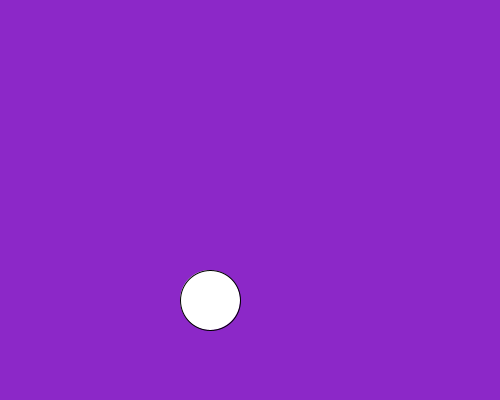
Frame 1 (no input)
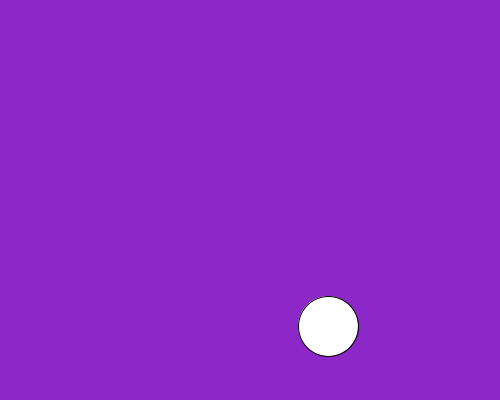
Frame 60 (the mouse pressed at the canvas centre just before this capture)
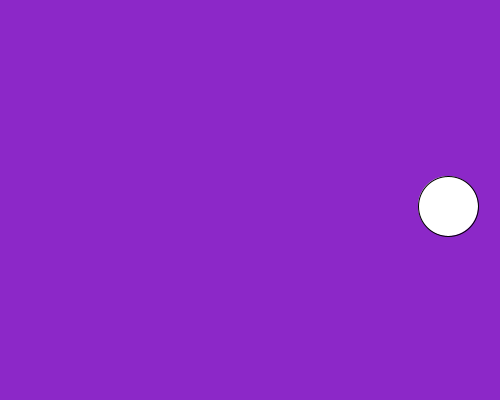
Frame 120 (the mouse held since frame 60 and released just before this capture)

The Processing sketch that drew these frames (run headless with seeded random() and noise(); from frame 60 on, the mouse is pressed at the canvas centre):

// Processing sketch: processing_70895
// ── processing_70895.pde

// Ben Norskov
// Code for Circle Bounce Homework
// 9/18/12
int circle_x = 210;
int circle_y = 300;//where the circle is onscreen
int circle_radius = 30; //how big is it?
int circle_x_speed = 2;
int circle_y_speed = 2;//how fast does it move?

void setup() {
  size(500, 400);
};
void draw() {
  background(140, 40, 200); //our giant eraser in the sky
  ellipse(circle_x, circle_y, circle_radius*2, circle_radius*2);
  //
  //////  //////  //////  //////  //////  //////  //////  //////  MOVE ON X
  //
  circle_x = circle_x + circle_x_speed; //this is what actually "moves" the circle, but only left or right
  if ((circle_x + circle_radius > width) || (circle_x - circle_radius < 0)) {  //move other way
  //if the circle hits the left side OR right side of the screen
  //(plus the radius, so the edge, not the middle, of the circle bounces off the screen)
    // the: || means OR
    circle_x_speed = circle_x_speed * -1;    //make positive speed negative, or vice versa
  };
  //
  //////  //////  //////  //////  //////  //////  //////  //////  MOVE ON Y
  //
  circle_y = circle_y + circle_y_speed;//this is what actually "moves" the circle, but only up or down
  if ((circle_y + circle_radius > height) || (circle_y - circle_radius < 0)) {
      //if the circle hits the top OR bottom of the screen
    circle_y_speed = circle_y_speed * -1;
    //circle_y_speed *= -1; //This line is shorthand for the above line 
  }
};
